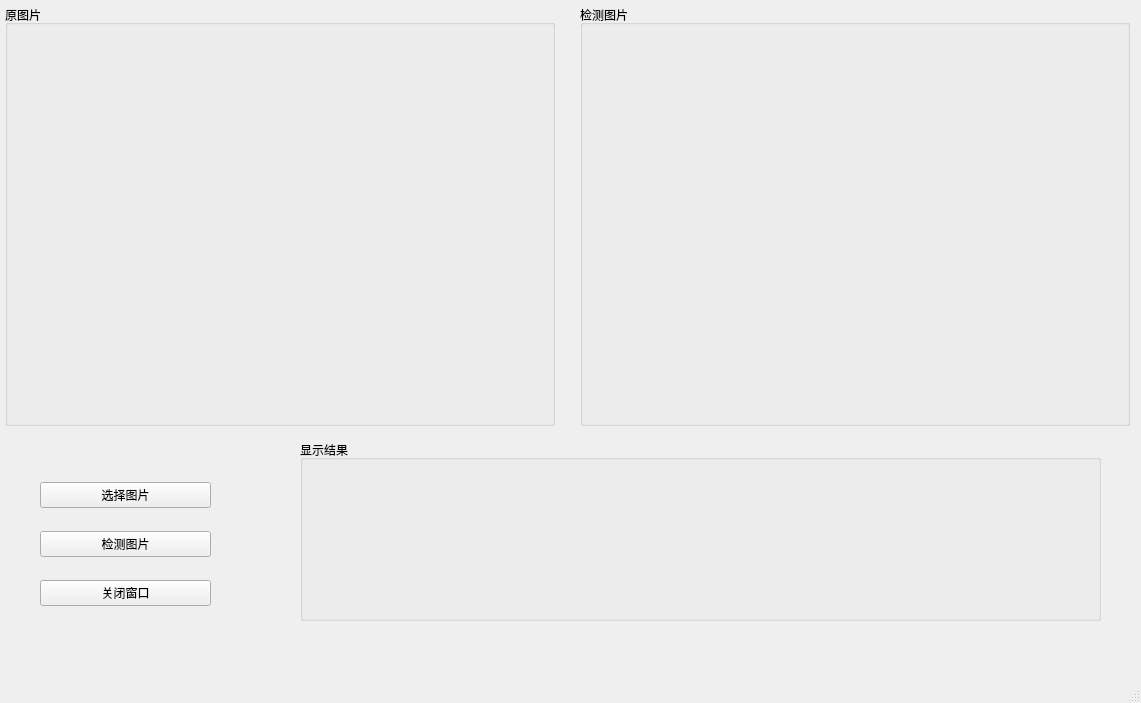
<?xml version="1.0" encoding="UTF-8"?>
<ui version="4.0">
 <class>MainWindow</class>
 <widget class="QMainWindow" name="MainWindow">
  <property name="geometry">
   <rect>
    <x>0</x>
    <y>0</y>
    <width>1141</width>
    <height>703</height>
   </rect>
  </property>
  <property name="windowTitle">
   <string>MainWindow</string>
  </property>
  <widget class="QWidget" name="centralwidget">
   <widget class="QGroupBox" name="groupBox_2">
    <property name="geometry">
     <rect>
      <x>300</x>
      <y>440</y>
      <width>801</width>
      <height>181</height>
     </rect>
    </property>
    <property name="title">
     <string>显示结果</string>
    </property>
    <widget class="QLabel" name="label_2">
     <property name="geometry">
      <rect>
       <x>10</x>
       <y>20</y>
       <width>781</width>
       <height>151</height>
      </rect>
     </property>
     <property name="text">
      <string/>
     </property>
    </widget>
   </widget>
   <widget class="QGroupBox" name="groupBox">
    <property name="geometry">
     <rect>
      <x>5</x>
      <y>5</y>
      <width>550</width>
      <height>421</height>
     </rect>
    </property>
    <property name="title">
     <string>原图片</string>
    </property>
    <widget class="QLabel" name="label_1">
     <property name="geometry">
      <rect>
       <x>5</x>
       <y>15</y>
       <width>550</width>
       <height>400</height>
      </rect>
     </property>
     <property name="text">
      <string/>
     </property>
    </widget>
   </widget>
   <widget class="QGroupBox" name="groupBox_3">
    <property name="geometry">
     <rect>
      <x>580</x>
      <y>5</y>
      <width>550</width>
      <height>421</height>
     </rect>
    </property>
    <property name="title">
     <string>检测图片</string>
    </property>
    <widget class="QLabel" name="label_3">
     <property name="geometry">
      <rect>
       <x>5</x>
       <y>15</y>
       <width>550</width>
       <height>400</height>
      </rect>
     </property>
     <property name="text">
      <string/>
     </property>
    </widget>
   </widget>
   <widget class="QWidget" name="">
    <property name="geometry">
     <rect>
      <x>40</x>
      <y>465</y>
      <width>171</width>
      <height>161</height>
     </rect>
    </property>
    <layout class="QVBoxLayout" name="verticalLayout">
     <item>
      <widget class="QPushButton" name="pushButton">
       <property name="text">
        <string>选择图片</string>
       </property>
      </widget>
     </item>
     <item>
      <widget class="QPushButton" name="pushButton_2">
       <property name="text">
        <string>检测图片</string>
       </property>
      </widget>
     </item>
     <item>
      <widget class="QPushButton" name="pushButton_3">
       <property name="text">
        <string>关闭窗口</string>
       </property>
      </widget>
     </item>
    </layout>
   </widget>
  </widget>
  <widget class="QMenuBar" name="menubar">
   <property name="geometry">
    <rect>
     <x>0</x>
     <y>0</y>
     <width>1141</width>
     <height>26</height>
    </rect>
   </property>
  </widget>
  <widget class="QStatusBar" name="statusbar"/>
 </widget>
 <resources/>
 <connections/>
</ui>
